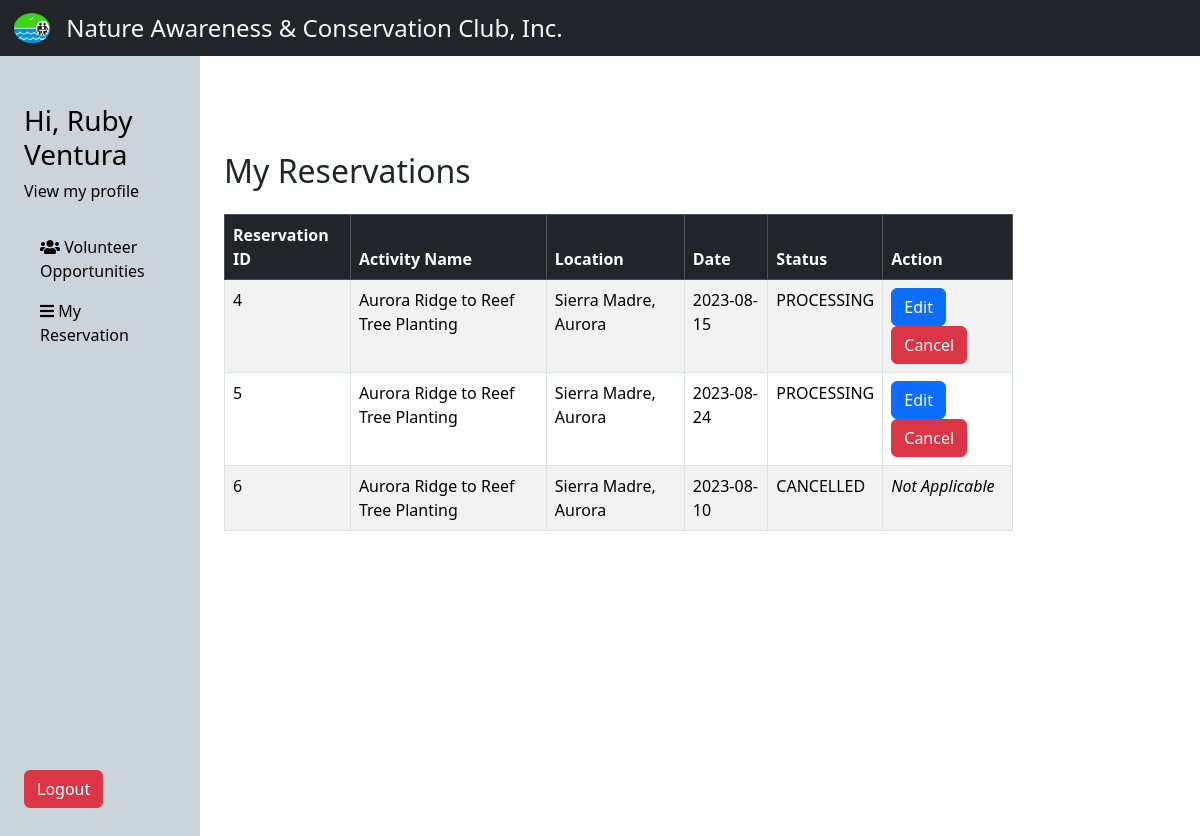
The app's page /clientreservation.php (signed in) with its own data.
### tables this page shows
CREATE TABLE `volunteer` (
  `id` int(11) NOT NULL,
  `name` varchar(50) NOT NULL,
  `location` varchar(50) NOT NULL,
  `date` date NOT NULL,
  `participants` int(11) NOT NULL,
  `person` varchar(50) NOT NULL,
  `contact_num` varchar(12) NOT NULL,
  `status` varchar(12) NOT NULL DEFAULT 'PROCESSING',
  `user_id` int(11) NOT NULL,
  `prog_id` int(11) NOT NULL
);

CREATE TABLE `program` (
  `id` int(11) NOT NULL,
  `name` varchar(50) NOT NULL,
  `location` varchar(50) NOT NULL,
  `description` text NOT NULL,
  `start_date` date NOT NULL,
  `end_date` date NOT NULL,
  `admin_id` int(11) NOT NULL
);

### clientreservation.php (the view, shortened to what this page needs)
<?php
require_once "config.php";
$email = $_SESSION['email'];
$user_result = mysqli_query($conn,"SELECT * from `clientuser` WHERE `EmailAddress` = '$email'");
$row = mysqli_fetch_assoc($user_result);
$user_id = $row['ClientID'];
$sql = "SELECT * FROM volunteer where `user_id` = '$user_id'";
$result = $conn->query($sql);
$num_rows = $result->num_rows;
?>
<!DOCTYPE html>
<html lang="en">
<head>
        <?php include('panelheader.php') ?>
        <div class="col-md-10">
            <div class="container mt-5 d-flex flex-column justify-content-center">
                <br> <br>
                <div class="row mb-3">
                    <div class="col">
                        <h2>My Reservations</h2>
                    </div>
                </div>
                <div class="row">
                    <div class="col-sm-10">
                    <table class="table table-bordered table-striped">
                        <thead class="table-dark">
                            <tr style="background-color: black;color: white;">
                                <th>Reservation ID</th>
                                <th>Activity Name</th>
                                <th>Location</th>
                                <th>Date</th>
                                <th>Status</th>
                                <th>Action</th>
                            </tr>
                        </thead>
                        <?php
                            if ($num_rows > 0) {
                            ?>
                        <tbody>
                        <?php
                                while ($row = $result->fetch_assoc())
                                {
                                    $prog_id = $row['prog_id'];
                                    $prog_result = mysqli_query($conn,"SELECT * from `program` WHERE `id` = '$prog_id'");
                                    $prog_row = mysqli_fetch_assoc($prog_result);
                                    $prog_name = $prog_row['name'];
                                    $prog_location = $prog_row['location'];
                                    $id = $row['id'];
                                    echo '<tr>';
                                    echo '<td>' . $row['id'] . '</td>';
                                    echo '<td>' . $prog_name  . '</td>';
                                    echo '<td>' . $prog_location . '</td>';
                                    echo '<td>' . $row['date'] . '</td>';
                                    echo '<td>' . $row['status'] . '</td>';
                                    echo '<td>';
                                    if($row['status'] == "CANCELLED"){
                                        echo '<em>Not Applicable</em>';
                                    }else{
                                        echo '<a href="clientreservation_edit.php?id='.$id.'"><button type="button" class="btn btn-primary me-2">
                                        Edit</button></a>';
                                        echo '<a href="#" onclick="myFunction('.$id.')"><button type="button" class="btn btn-danger">
                                        Cancel</button></a>';
                                    }
                                    echo '</td>';
                                    echo '</tr>';
                                }
                                ?>
                        </tbody>
                        <?php
                            } else {
                                echo '<tbody>';
                                echo '<tr>';
                                echo '<tr><td colspan="6" style="text-align: center;">No Details</td>';
                                echo '</tr>';
                                echo '</tbody>';
                            }
                            ?>
                    </table>
                </div>
            </div>
        </div>
    </div>
       <?php include('panelfooter.php') ?>

### panelheader.php (style rules this page uses)
body { margin: 0; padding: 0; }

### records on screen
volunteer: id "4", prog.name "Aurora Ridge to Reef Tree Planting", prog.location "Sierra Madre, Aurora", date "2023-08-15", status "PROCESSING"
volunteer: id "5", prog.name "Aurora Ridge to Reef Tree Planting", prog.location "Sierra Madre, Aurora", date "2023-08-24", status "PROCESSING"
volunteer: id "6", prog.name "Aurora Ridge to Reef Tree Planting", prog.location "Sierra Madre, Aurora", date "2023-08-10", status "CANCELLED", shows "Not Applicable"

### other values on screen
$_SESSION['username'] "Ruby Ventura"
